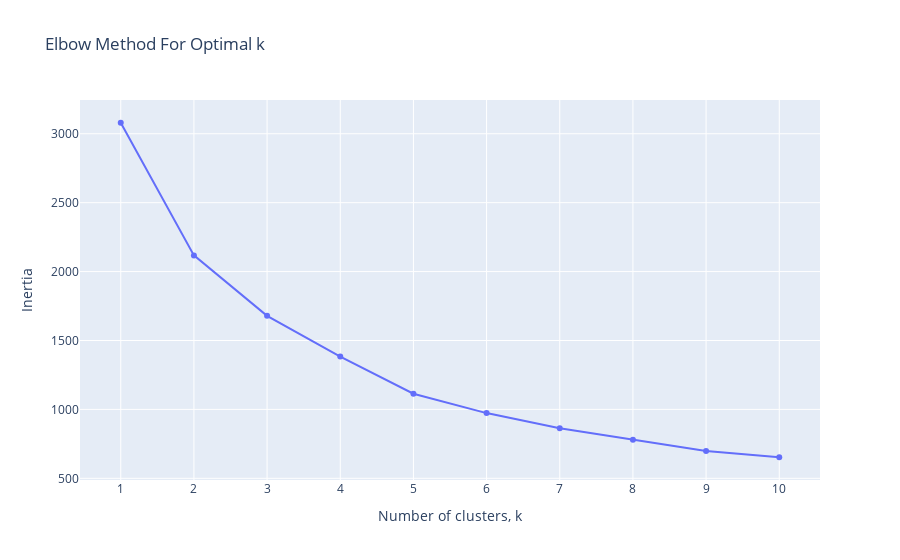

Notebook code cell kept with this figure:
### Code cell
import plotly.graph_objects as go
fig = go.Figure()
fig.add_trace(go.Scatter(x=list(range_of_clusters), y=inertias, mode='lines+markers', name='Inertia'))
fig.update_layout(title='Elbow Method For Optimal k',
                  xaxis_title='Number of clusters, k',
                  yaxis_title='Inertia',
                  xaxis=dict(tickmode='array', tickvals=list(range_of_clusters)))
fig.show()

### Figure 1 — Plotly figure (JSON) as saved in the notebook; plotly's stock layout.template omitted (floating-point values rounded to 4 significant figures)
{"data": [{"mode": "lines+markers", "name": "Inertia", "type": "scatter", "x": [1, 2, 3, 4, 5, 6, 7, 8, 9, 10], "y": [3080.0, 2118.0, 1679.0, 1384.0, 1114.0, 973.1, 864.0, 780.5, 697.8, 652.8]}], "layout": {"title": {"text": "Elbow Method For Optimal k"}, "xaxis": {"tickmode": "array", "tickvals": [1, 2, 3, 4, 5, 6, 7, 8, 9, 10], "title": {"text": "Number of clusters, k"}}, "yaxis": {"title": {"text": "Inertia"}}}}
